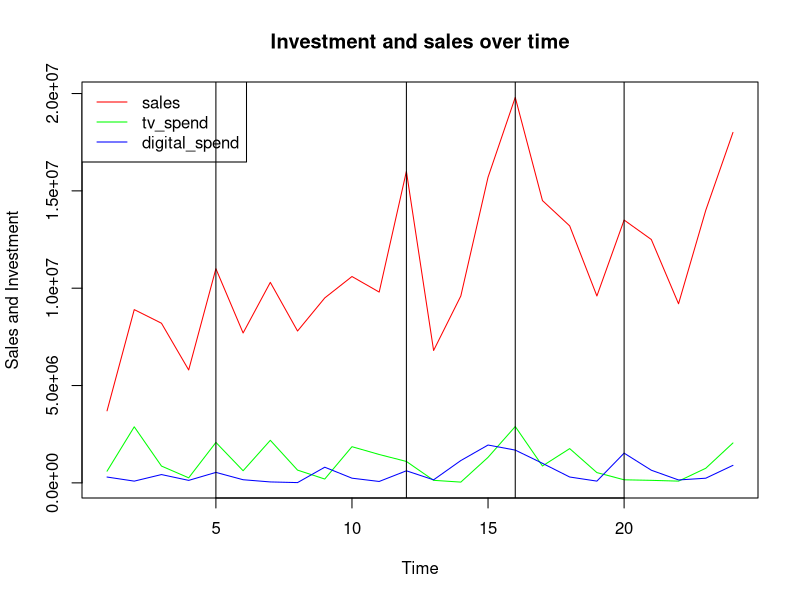

The R source for this figure:
# KINESSO EMPLOYMENT TEST ####
## Import Sales Data ####
install.packages("tidyverse")
library(tidyverse)
library(readxl)
data <- read_xlsx('toy_sales_data.xlsx',sheet = 'data')
data
planned_spend <- read_xlsx('toy_sales_data.xlsx', sheet = 'planned_spend')
planned_spend

## Create A Plot of Sales, Tv And Digital Investment In The Y Axis With Time In The X Axis ####
spend_and_sales <- data %>% select(2:4)
color = rainbow(3)
ts.plot(spend_and_sales,col=color, ylab='Sales and Investment', main = "Investment and sales over time")
legend("topleft", legend = colnames(spend_and_sales), lty=1, col=color)
abline(v=5)
abline(v=16)
abline(v=20)
abline(v=12)

## Report On The Correlations Among Sales Tv And Digital Investments ####
# We can see from the graph that there is some positive correlation between 
# sales and spend as shown by many of the peaks in sales corresponding to a peak 
# in one of the spend amounts as shown in the 5th, 12th, 16th and 20th months. 
# The level of correlation will need further investigation.

## Fit A Regression Model On The Data
fit <- lm(data$sales~.,data = data)
summary(fit)

## Report On The Adjusted R-squared ####
# The adjusted R squared for this model is 0.8985. This means that 89.85% of the
# variance in sales is explained by the change in these variables. This is a 
# relatively high output for a linear model.

## Report On The P-value And Significance Of Each Regressor ####
# The p-values of the intercept and the month and trend variables are not 
# statistically significant each at a value of around 0.3 meaning we are only 
# 70% confident of their significance. The p-value of thexmas variable is 
# 0.00563, which means we are 99.437% confident of its significance. This level 
# would be satisfactory in the majority of situations. Finally the p-value for 
# the tv_spend and digital_spend are both below 0.001, giving them a confidence 
# level of above 99.9% which puts them well into the statistically significant 
# range.

## Calculate The Contribution From Tv Spend To Sales In % And Absolute Dollar Value ####
(1.947/(-5.287+1.947+2.872+1.419e+07+3.097e+06))*100
# Therefore tv_spend contributes 0.000112628% to the total contribution towards 
# sales.
# In terms of absolute dollar amount, it contributes $1.947 for every extra 
# dollar spent.

## Calculate Tv ROI ####
total_sales =sum(data$sales)
total_spend = sum(data$tv_spend)
ROI = ((total_sales-total_spend)/total_spend)*100
ROI
# Therefore the total return on investment for the 2 year period is 943.0519%.

## Calculate The Expected Value For The First 3 Months Of 2018 ####
planned_spend$trend <- c(25,26,27)
planned_spend$xmas <- c(0,0,0)
planned_spend
predict.lm(fit, newdata = planned_spend)
# Therefore, for the first three months of 2018 the model predicts $11,750,228 
# for January, $12,760,264 for February and $15,656,009 for March.

## What Additional Data Would Improve Your Model ####
# There are a number of additional variables that could improve the model. In 
# terms of the tv_spend, it would be useful to know what level of the products 
# target audience (which could be found through unsupervised clustering) was 
#reached along with the frequency according to tv ratings. This could be 
# broken down into what percentage would have seen the ad once, twice, three 
#times, four times or five or more times. 
#
# In terms of digital_spend, variables like the click through rate to measure 
# the percentage who clicked on the ad as well as tracking through what 
# percentage of those clicks led to sales would allow us to better understand 
# the impact of the tv vs digital advertisements. A breakdown of spending on 
# each social media or ad services would also be useful to see the impact of 
# spending on different services.
#
# Some investment for both TV and digital may also have a delayed payout. If an 
# ad is launched late in October we may not see sales until November. Because of
# this, it could be useful to include extra variables indicating the previous 
# months advertising spend.
#
# It would also be useful to know when new toy lines are being released as this 
# could result in a boosted sales level for the release month and well the 
# subsequent months having variables similar to xmas telling the model if it has
# been 1, 2, or 3 months since a major release could indicate this to the model.
#Similar indicators could be used for expansion into new markets. Finally, price
# discounts could also influence sales. Variables indicating the lowest selling 
# price for each month either as a price or as a percentage discount could be 
# used to convey this to the model.